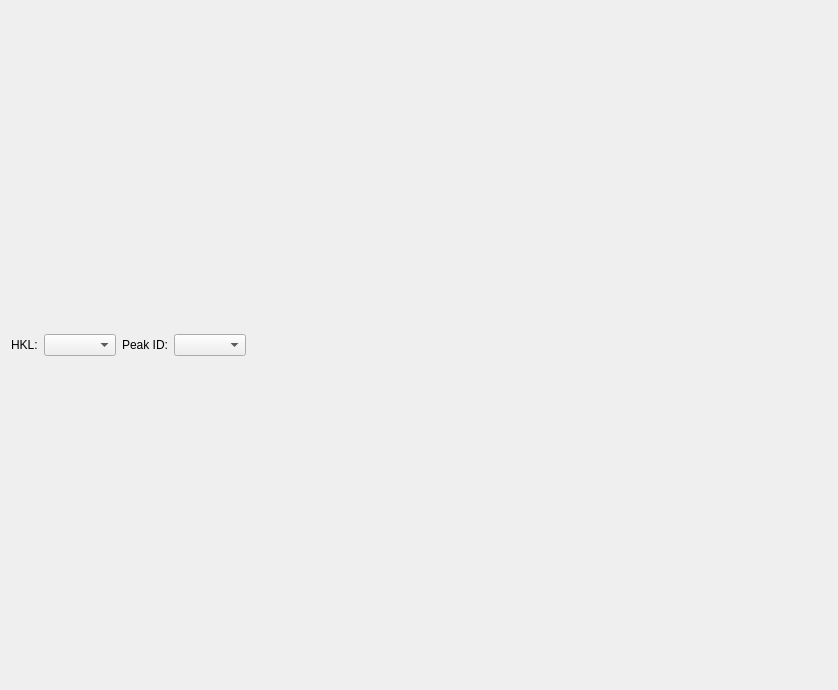
<?xml version="1.0" encoding="UTF-8"?>
<ui version="4.0">
 <class>view_spots_dialog</class>
 <widget class="QDialog" name="view_spots_dialog">
  <property name="geometry">
   <rect>
    <x>0</x>
    <y>0</y>
    <width>838</width>
    <height>690</height>
   </rect>
  </property>
  <property name="minimumSize">
   <size>
    <width>0</width>
    <height>600</height>
   </size>
  </property>
  <property name="windowTitle">
   <string>View Spots</string>
  </property>
  <property name="styleSheet">
   <string notr="true"/>
  </property>
  <layout class="QGridLayout" name="gridLayout">
   <item row="1" column="3">
    <widget class="QComboBox" name="peak_id">
     <property name="styleSheet">
      <string notr="true">combobox-popup: 0;</string>
     </property>
    </widget>
   </item>
   <item row="1" column="4">
    <spacer name="horizontalSpacer">
     <property name="orientation">
      <enum>Qt::Horizontal</enum>
     </property>
     <property name="sizeHint" stdset="0">
      <size>
       <width>40</width>
       <height>20</height>
      </size>
     </property>
    </spacer>
   </item>
   <item row="1" column="1">
    <widget class="QComboBox" name="hkl">
     <property name="styleSheet">
      <string notr="true">combobox-popup: 0;</string>
     </property>
    </widget>
   </item>
   <item row="1" column="0">
    <widget class="QLabel" name="hkl_label">
     <property name="text">
      <string>HKL:</string>
     </property>
     <property name="alignment">
      <set>Qt::AlignLeading|Qt::AlignLeft|Qt::AlignVCenter</set>
     </property>
    </widget>
   </item>
   <item row="1" column="2">
    <widget class="QLabel" name="peak_id_label">
     <property name="text">
      <string>Peak ID:</string>
     </property>
     <property name="alignment">
      <set>Qt::AlignLeading|Qt::AlignLeft|Qt::AlignVCenter</set>
     </property>
    </widget>
   </item>
   <item row="2" column="0" colspan="5">
    <layout class="QVBoxLayout" name="canvas_layout"/>
   </item>
  </layout>
 </widget>
 <resources/>
 <connections/>
</ui>
